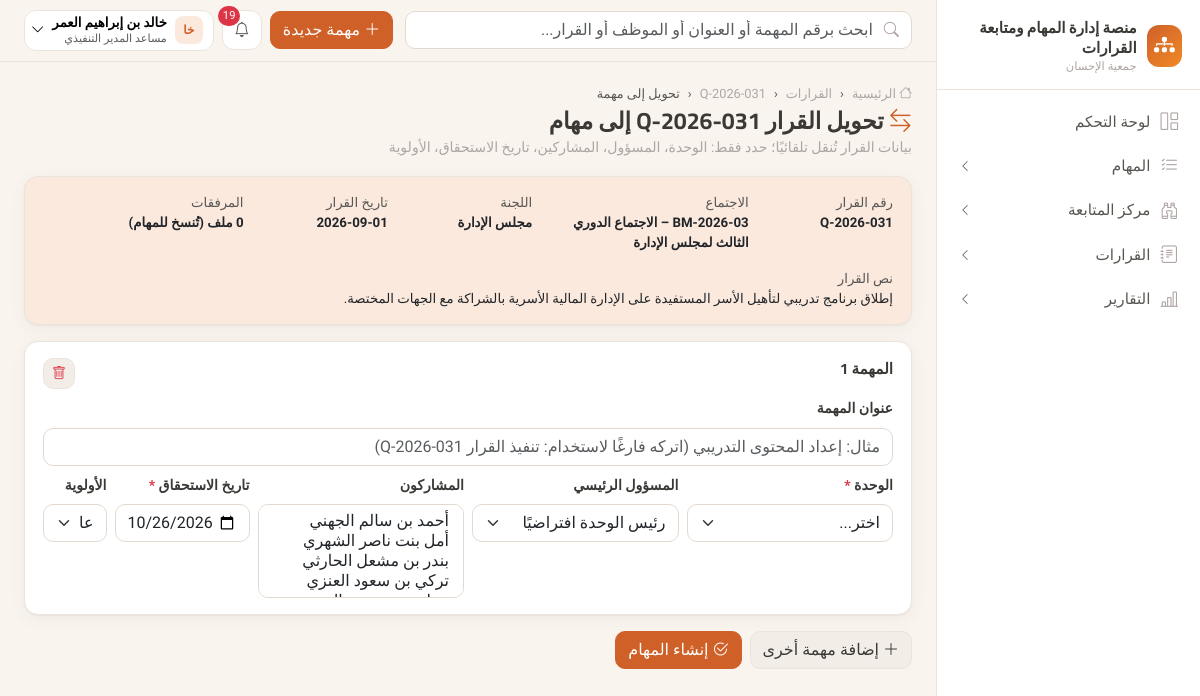
The app's page /decisions/1/convert/ (signed in) with its own data.
### apps/accounts/models.py (models this page shows, shortened)
class User(AbstractBaseUser, PermissionsMixin):
    email = models.EmailField("البريد الإلكتروني", unique=True)
    phone = models.CharField("رقم الجوال", max_length=20, unique=True, null=True, blank=True)
    full_name = models.CharField("الاسم الكامل", max_length=150)
    role = models.ForeignKey(Role, verbose_name="الدور", on_delete=models.PROTECT, null=True, related_name="users")
    is_active = models.BooleanField("الحساب نشط", default=True)
    is_staff = models.BooleanField(default=False)
    date_joined = models.DateTimeField(default=timezone.now)
    failed_login_count = models.PositiveSmallIntegerField(default=0)
    locked_until = models.DateTimeField(null=True, blank=True)
    otp_enabled = models.BooleanField("تفعيل التحقق الثنائي", default=False)
    must_change_password = models.BooleanField(default=False)
    objects = UserManager()
    USERNAME_FIELD = "email"
    EMAIL_FIELD = "email"
    REQUIRED_FIELDS = ["full_name"]
    class Meta:
        db_table = "users"
        verbose_name = "مستخدم"
        indexes = [models.Index(fields=["is_active"])]
    @cached_property
    def permission_codes(self):
        if not self.role_id:
            return frozenset()
        return frozenset(self.role.permissions.values_list("code", flat=True))

class Role(models.Model):
    code = models.CharField("الرمز", max_length=40, unique=True, choices=ROLES)
    name = models.CharField("الاسم", max_length=80)
    description = models.TextField("الوصف", blank=True)
    permissions = models.ManyToManyField(Permission, related_name="roles", blank=True, db_table="role_permissions")
    is_system = models.BooleanField(default=True)
    class Meta:
        db_table = "roles"
        verbose_name = "دور"

### apps/meetings/models.py (models this page shows, shortened)
class MeetingDecision(models.Model):
    class Status(models.TextChoices):
        NEW = "new", "جديد"
        IN_PROGRESS = "in_progress", "قيد التنفيذ"
        PARTIAL = "partial", "منفذ جزئيًا"
        IMPLEMENTED = "implemented", "منفذ"
        DELAYED = "delayed", "متأخر"
        CANCELLED = "cancelled", "ملغى"
    number = models.CharField("رقم القرار", max_length=40, unique=True)
    meeting = models.ForeignKey(Meeting, verbose_name="الاجتماع", on_delete=models.PROTECT, related_name="decisions")
    text = models.TextField("نص القرار")
    decision_date = models.DateField("تاريخ القرار", default=timezone.localdate)
    due_date = models.DateField("الموعد المستهدف للتنفيذ", null=True, blank=True)
    status = models.CharField("حالة القرار", max_length=20, choices=Status.choices, default=Status.NEW)
    followup_owner = models.ForeignKey(
        "organization.Employee", verbose_name="المسؤول عن المتابعة", null=True, blank=True,
        on_delete=models.SET_NULL, related_name="followed_decisions",
    )
    implementation_pct = models.PositiveSmallIntegerField("نسبة التنفيذ", default=0)
    tasks = models.ManyToManyField("tasks.Task", through="DecisionTask", related_name="decisions", blank=True)
    created_by = models.ForeignKey(settings.AUTH_USER_MODEL, null=True, on_delete=models.SET_NULL, related_name="+")
    created_at = models.DateTimeField(auto_now_add=True)
    updated_at = models.DateTimeField(auto_now=True)
    class Meta:
        db_table = "meeting_decisions"
        ordering = ["-decision_date", "-id"]
        indexes = [models.Index(fields=["status"]), models.Index(fields=["meeting", "decision_date"])]
    def get_absolute_url(self):
        return reverse("meetings:decision_detail", args=[self.pk])

class Meeting(models.Model):
    number = models.CharField("رقم الاجتماع", max_length=40, unique=True)
    title = models.CharField("اسم الاجتماع", max_length=250)
    committee = models.CharField("اللجنة", max_length=150)
    date = models.DateField("تاريخ الاجتماع", default=timezone.localdate)
    location = models.CharField("المكان", max_length=150, blank=True)
    notes = models.TextField("ملاحظات", blank=True)
    external_ref = models.CharField("مرجع منصة الاجتماعات", max_length=100, blank=True)
    created_by = models.ForeignKey(settings.AUTH_USER_MODEL, null=True, on_delete=models.SET_NULL, related_name="+")
    created_at = models.DateTimeField(auto_now_add=True)
    class Meta:
        db_table = "meetings"
        ordering = ["-date", "-id"]
        indexes = [models.Index(fields=["committee", "date"])]

### apps/meetings/views.py (the view, shortened to what this page needs)
# urls.py: path("<int:pk>/convert/", views.decision_convert, name="convert"),
@perm_required("decisions.manage")
def decision_convert(request, pk):
    d = get_object_or_404(MeetingDecision.objects.select_related("meeting"), pk=pk)
    return render(request, "meetings/convert.html", {
        "d": d, "units": Unit.objects.filter(is_active=True), "employees": Employee.objects.filter(status="active").order_by("full_name"),
        "priorities": Priority.choices, "default_due": d.due_date,
    })

### apps/core/branding.py (called while the page is built)
def get_org():
    return get_setting("organization")

### apps/core/context_processors.py (called while the page is built)
def platform(request):
    org = get_org()
    ctx = {
        "ORG": org,
        "PLATFORM_NAME": org.get("platform_name") or "منصة إدارة المهام ومتابعة القرارات",
        "ORG_NAME": org.get("name"),
        "ORG_SHORT": org.get("short_name") or org.get("name"),
    }
    user = getattr(request, "user", None)
    if user and user.is_authenticated:
        from apps.notifications.models import Notification
        unread = Notification.objects.filter(recipient=user, is_read=False)
        ctx.update({
            "menu": build_menu(request),
            "unread_count": unread.count(),
            "latest_notifications": Notification.objects.filter(recipient=user).select_related("task")[:6],
            "current_employee": getattr(user, "employee", None),
        })
    return ctx

### apps/core/menu.py (called while the page is built)
def _visible(item, user):
    if item.get("perm") and not has_perm(user, item["perm"]):
        return False
    if item.get("needs_employee") and not getattr(user, "employee", None):
        return False
    return True

### apps/core/permissions.py (called while the page is built)
def has_perm(user, code):
    if not user or not user.is_authenticated or not user.is_active:
        return False
    if user.is_superuser:
        return True
    return code in user.permission_codes

def perm_required(*codes, any_of=False):
    def decorator(view):
        @wraps(view)
        def wrapper(request, *args, **kwargs):
            if not request.user.is_authenticated:
                from django.contrib.auth.views import redirect_to_login
                return redirect_to_login(request.get_full_path())
            checks = [has_perm(request.user, c) for c in codes]
            if (any_of and not any(checks)) or (not any_of and not all(checks)):
                raise PermissionDenied("ليس لديك صلاحية للوصول إلى هذه الصفحة")
            return view(request, *args, **kwargs)
        return wrapper
    return decorator

### apps/core/templatetags/ui.py (called while the page is built)
@register.filter
def can(user, code):
    return has_perm(user, code)

@register.filter
def initials(name):
    parts = (name or "").split()
    if not parts:
        return "؟"
    return parts[0][:1] + (parts[-1][:1] if len(parts) > 1 else "")

@register.filter
def since(dt):
    if not dt:
        return "—"
    delta = timezone.now() - dt
    if delta.days >= 1:
        return f"منذ {delta.days} يوم"
    hours = delta.seconds // 3600
    if hours:
        return f"منذ {hours} ساعة"
    minutes = delta.seconds // 60
    return f"منذ {minutes} دقيقة" if minutes else "الآن"

### templates/meetings/convert.html (shortened to what this page needs)
{% extends "base.html" %}
{% block breadcrumbs %}<li class="breadcrumb-item"><a href="{% url 'meetings:decisions' %}">القرارات</a></li><li class="breadcrumb-item"><a href="{{ d.get_absolute_url }}">{{ d.number }}</a></li><li class="breadcrumb-item active">تحويل إلى مهمة</li>{% endblock %}
{% block page_title %}<i class="bi bi-arrow-left-right text-brand"></i> تحويل القرار {{ d.number }} إلى مهام{% endblock %}
{% block page_sub %}بيانات القرار تُنقل تلقائيًا؛ حدد فقط: الوحدة، المسؤول، المشاركين، تاريخ الاستحقاق، الأولوية{% endblock %}
{% block content %}
<div class="card mb-3 bg-brand-subtle"><div class="card-body">
  <div class="row g-3 small">
    <div class="col-md-2"><div class="text-muted">رقم القرار</div><div class="fw-bold">{{ d.number }}</div></div>
    <div class="col-md-3"><div class="text-muted">الاجتماع</div><div class="fw-bold">{{ d.meeting.number }} – {{ d.meeting.title }}</div></div>
    <div class="col-md-2"><div class="text-muted">اللجنة</div><div class="fw-bold">{{ d.meeting.committee }}</div></div>
    <div class="col-md-2"><div class="text-muted">تاريخ القرار</div><div class="fw-bold">{{ d.decision_date|date:"Y-m-d" }}</div></div>
    <div class="col-md-3"><div class="text-muted">المرفقات</div><div class="fw-bold">{{ d.attachments.count }} ملف (تُنسخ للمهام)</div></div>
    <div class="col-12"><div class="text-muted">نص القرار</div><div>{{ d.text }}</div></div>
  </div>
</div></div>
<form method="post">{% csrf_token %}
  <div id="convertRows"></div>
  <div class="d-flex gap-2 flex-wrap">
    <button type="button" class="btn btn-soft" id="addConvertRow"><i class="bi bi-plus-lg"></i> إضافة مهمة أخرى</button>
    <button class="btn btn-brand me-auto" data-confirm="إنشاء المهام المحددة وربطها بالقرار وإرسال التنبيهات للمسؤولين؟"><i class="bi bi-check2-circle"></i> إنشاء المهام</button>
  </div>
</form>
<template id="convertRowTpl">
  <div class="card mb-3"><div class="card-body">
    <div class="d-flex justify-content-between mb-2"><strong class="fw-head">المهمة <span class="row-no">__n__</span></strong><button type="button" class="btn btn-sm btn-soft text-danger" data-remove-row><i class="bi bi-trash"></i></button></div>
    <div class="row g-2">
      <div class="col-md-12"><label class="form-label small">عنوان المهمة</label><input name="title___i__" class="form-control" placeholder="مثال: إعداد المحتوى التدريبي (اتركه فارغًا لاستخدام: تنفيذ القرار {{ d.number }})"></div>
      <div class="col-md-3"><label class="form-label small">الوحدة <span class="required-star">*</span></label>
        <select name="unit___i__" class="form-select" data-enhance-row required><option value="">اختر...</option>{% for u in units %}<option value="{{ u.pk }}">{{ u.name }}</option>{% endfor %}</select></div>
      <div class="col-md-3"><label class="form-label small">المسؤول الرئيسي</label>
        <select name="owner___i__" class="form-select" data-enhance-row data-placeholder="رئيس الوحدة افتراضيًا"><option value="">رئيس الوحدة افتراضيًا</option></select></div>
      <div class="col-md-3"><label class="form-label small">المشاركون</label>
        <select name="participants___i__" class="form-select" multiple data-enhance-row data-placeholder="اختياري">{% for e in employees %}<option value="{{ e.pk }}">{{ e.full_name }}</option>{% endfor %}</select></div>
      <div class="col-md-2"><label class="form-label small">تاريخ الاستحقاق <span class="required-star">*</span></label><input type="date" name="due_date___i__" class="form-control" value="{{ default_due|date:'Y-m-d' }}" required></div>
      <div class="col-md-1"><label class="form-label small">الأولوية</label>
        <select name="priority___i__" class="form-select">{% for v, l in priorities %}<option value="{{ v }}" {% if v == "normal" %}selected{% endif %}>{{ l }}</option>{% endfor %}</select></div>
    </div>
  </div></div>
</template>
{% endblock %}

### templates/base.html (shortened to what this page needs)
{% load static ui %}<!doctype html>
<html lang="ar" dir="rtl">
<head>
  <link rel="stylesheet" href="https://cdn.jsdelivr.net/npm/bootstrap@5.3.3/dist/css/bootstrap.rtl.min.css">
  <link rel="stylesheet" href="https://cdn.jsdelivr.net/npm/bootstrap-icons@1.11.3/font/bootstrap-icons.min.css">
  <link rel="stylesheet" href="https://cdn.jsdelivr.net/npm/tom-select@2.3.1/dist/css/tom-select.bootstrap5.min.css">
  <link rel="stylesheet" href="{% static 'css/app.css' %}">
</head>
<body>
{% block body %}
<div class="app-shell">
  <aside class="sidebar" aria-label="القائمة الرئيسية">
    <div class="brand-box">
      {% if ORG.logo %}<img src="{% url 'branding_logo' %}" alt="" style="width:42px;height:42px;object-fit:contain;border-radius:10px">{% else %}<div class="brand-logo"><i class="bi bi-diagram-3-fill"></i></div>{% endif %}
      <div>
        <div class="brand-title">{{ PLATFORM_NAME }}</div>
        <div class="brand-sub">{{ ORG_SHORT }}</div>
      </div>
    </div>
    <nav>
      {% for item in menu %}
        {% if item.children %}
          <button class="nav-group-btn {% if item.active %}active{% endif %}" data-bs-toggle="collapse" data-bs-target="#nav-{{ forloop.counter }}" aria-expanded="{% if item.active %}true{% else %}false{% endif %}">
            <i class="bi {{ item.icon }}"></i><span>{{ item.label }}</span><i class="bi bi-chevron-left chev"></i>
          </button>
        {% else %}
          <a class="nav-item-link {% if item.active %}active{% endif %}" href="{{ item.url }}"><i class="bi {{ item.icon }}"></i><span>{{ item.label }}</span></a>
        {% endif %}
      {% endfor %}
    </nav>
  </aside>
  <div class="main">
    <header class="topbar">
      <form class="search" action="{% url 'tasks:search' %}" method="get" role="search">
        <i class="bi bi-search"></i>
        <input class="form-control" type="search" name="q" value="{{ request.GET.q|default:'' }}" placeholder="ابحث برقم المهمة أو العنوان أو الموظف أو القرار...">
      </form>
      <div class="ms-auto d-flex align-items-center gap-2">
        {% if user|can:"tasks.create" %}
        <a href="{% url 'tasks:create' %}" class="btn btn-brand d-none d-md-inline-flex align-items-center gap-1"><i class="bi bi-plus-lg"></i> مهمة جديدة</a>
        {% endif %}
        <div class="dropdown">
          <button class="top-icon" data-bs-toggle="dropdown" aria-label="التنبيهات" data-unread-url="{% url 'notifications:unread_count' %}">
            <i class="bi bi-bell"></i>{% if unread_count %}<span class="dot">{{ unread_count }}</span>{% endif %}
          </button>
        </div>
        <div class="dropdown">
          <button class="user-chip" data-bs-toggle="dropdown">
            <span class="avatar sm">{{ user.full_name|initials }}</span>
            <span class="d-none d-sm-block text-start lh-sm">
              <span class="d-block small fw-semibold">{{ user.full_name }}</span>
              <span class="d-block text-muted" style="font-size:.7rem">{{ user.role.name|default:"—" }}</span>
            </span>
            <i class="bi bi-chevron-down small"></i>
          </button>
        </div>
      </div>
    </header>
    <main class="content">
      <div class="page-head">
        <div>
          <nav aria-label="breadcrumb"><ol class="breadcrumb">
            <li class="breadcrumb-item"><a href="{% url 'dashboard:home' %}"><i class="bi bi-house"></i> الرئيسية</a></li>
            {% block breadcrumbs %}{% endblock %}
          </ol></nav>
          <h1>{% block page_title %}{% endblock %}</h1>
          <div class="sub">{% block page_sub %}{% endblock %}</div>
        </div>
      </div>
      {% block content %}{% endblock %}
    </main>
  </div>
</div>
{% endblock %}
</body>
</html>

### records on screen
User: full_name|initials "خا", full_name "خالد بن إبراهيم العمر", role.name "مساعد المدير التنفيذي"
MeetingDecision: number "Q-2026-031", meeting "الاجتماع الدوري الثالث لمجلس الإدارة", meeting.committee "مجلس الإدارة", decision_date "2026-09-01", text "إطلاق برنامج تدريبي لتأهيل الأسر المستفيدة على الإدارة المالية الأسرية بالشراكة مع الجهات المختصة.", title_0 "مثال: إعداد المحتوى التدريبي (اتركه فارغًا لاستخدام: تنفيذ القرار Q-2026-031)", due_date_0 "10/26/2026"

### other values on screen
{{ PLATFORM_NAME }} "منصة إدارة المهام ومتابعة القرارات"
{{ ORG_SHORT }} "جمعية الإحسان"
{{ item.label }} "لوحة التحكم"
{{ item.label }} "المهام" "مركز المتابعة" "القرارات" "التقارير"
{{ unread_count }} "19"
form field priority_0 "عادية"
